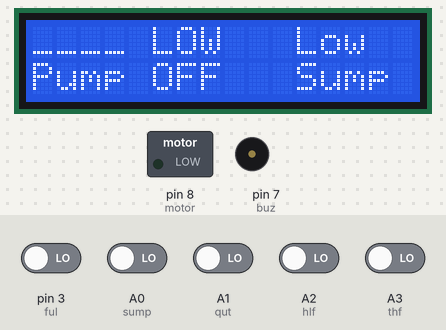
The sketch below on a simulated Arduino Uno, built with avr-gcc and run on an emulated ATmega328P. On the bench: 16×2 character LCD, switched loads named in the sketch (green lamp = pin HIGH), buzzer (waves = sounding, pin HIGH). The test bench sets the inputs (shaded band); at power-on: A0 (sump), A1 (qut), A2 (hlf), A3 (thf), pin 3 (ful) LOW.

Above: at 1.28 s.
1.3 s: A0 (sump) driven HIGH
At 1.51 s:
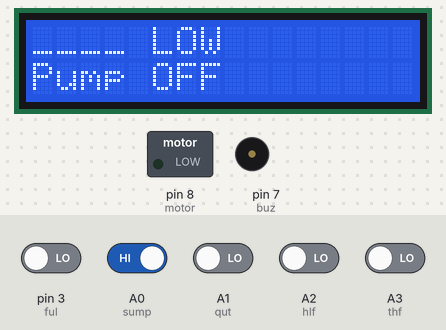
3.5 s: pin 3 (ful) driven HIGH
At 3.9 s:
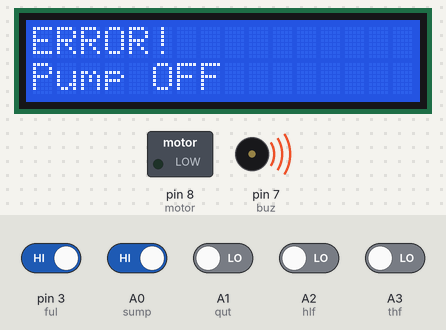
6.1 s: A0 (sump) driven LOW
At 7.0 s:
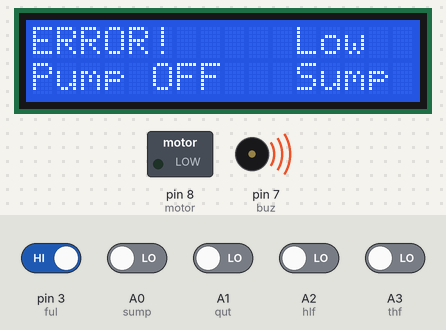
9.2 s: pin 3 (ful) driven LOW
At 10.2 s:
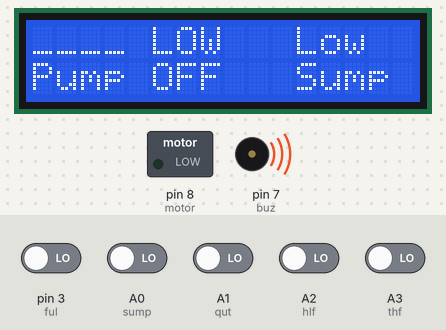
12.5 s: A1 (qut) driven HIGH
At 13.3 s:
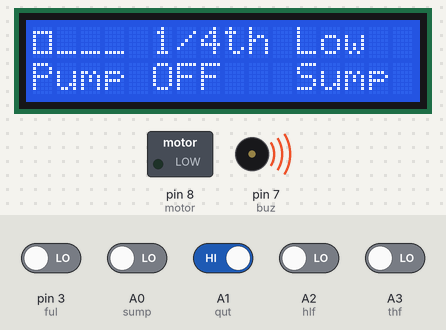
15.5 s: A2 (hlf) driven HIGH
At 16.5 s:
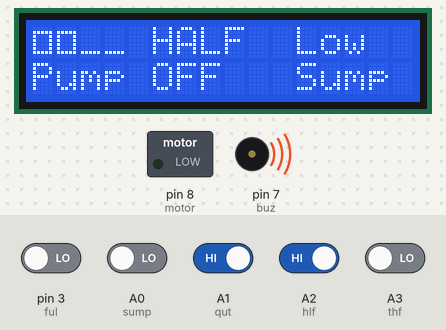
Timing chart, 0 to 19.7 s (numbered marks = the images above; inputs shaded):
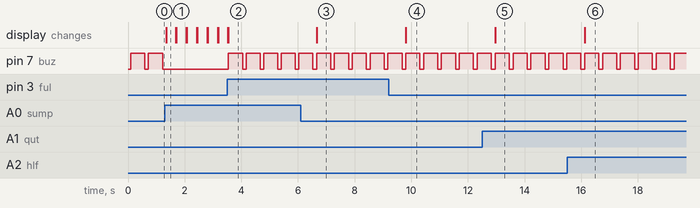

Measured:
- after the input at 1.3 s, pin 7 (buz): stops changing and stays LOW; the display: changes after 0.05 s (image 1)
- after the input at 3.5 s, pin 7 (buz): alternates HIGH for 0.50 s and LOW for 0.12 s, starting after 0.05 s; the display: first differs from a run without the input after 0.05 s (image 2)
- after the input at 6.1 s, the display: changes after 0.56 s (image 3)
- after the input at 9.2 s, the display: changes after 0.60 s (image 4)
- after the input at 12.5 s, the display: changes after 0.46 s (image 5)
- after the input at 15.5 s, the display: changes after 0.62 s (image 6)
- by itself, pin 7 (buz): alternates HIGH for 0.50 s and LOW for 0.13 s

The sketch:

water_level_test.ino
```cpp
#include <Wire.h>
#include <LiquidCrystal_I2C.h>
LiquidCrystal_I2C lcd(0x38,16,2);

int sump=A0;
int qut=A1;
int hlf=A2;
int thf=A3;
int ful=3;
int motor=8;
int buz=7;
int s;
int q;
int h;
int t;
int f;
int i;
int b=0;
int m=0;
int c=0;


void setup()
{
  lcd.init();
  lcd.backlight();

pinMode(qut,INPUT);
pinMode(hlf,INPUT);
pinMode(qut,INPUT);
pinMode(ful,INPUT);
pinMode(sump,INPUT);
pinMode(motor,OUTPUT);
pinMode(buz,OUTPUT);
digitalWrite(buz,LOW);
}

void loop()
{

i=digitalRead(motor);
s=digitalRead(sump);
q=digitalRead(qut);
h=digitalRead(hlf);
t=digitalRead(thf);
f=digitalRead(ful);
lcd.clear();

if(f==1 && t ==1 && h ==1 && q ==1 )
{
lcd.setCursor(0,0);
lcd.print(char(219));
lcd.print(char(219));
lcd.print(char(219));
lcd.print(char(219));
lcd.setCursor(5,0);
lcd.print("FULL");
m=0;
b=0;
}
else
{
if(f ==0 && t ==1 && h ==1 && q ==1)
{
lcd.setCursor(0,0);
lcd.print(char(219));
lcd.print(char(219));
lcd.print(char(219));
lcd.print("_");
lcd.setCursor(5,0);
lcd.print("3/4th");
b=0;
}
else
{
if(f ==0 && t ==0 && h ==1 && q ==1)
{
lcd.setCursor(0,0);
lcd.print(char(219));
lcd.print(char(219));
lcd.print("_");
lcd.print("_");
lcd.setCursor(5,0);
lcd.print("HALF");
m=1;
b=0;
}
else
if(f ==0 && t ==0 && h ==0 && q ==1)
{
lcd.setCursor(0,0);
lcd.print(char(219));
lcd.print("_");
lcd.print("_");
lcd.print("_");
lcd.setCursor(5,0);
lcd.print("1/4th");
b=0;
}
else
{
if(f ==0 && t ==0 && h ==0 && q ==0)
{
lcd.setCursor(0,0);
lcd.print("_");
lcd.print("_");
lcd.print("_");
lcd.print("_");
lcd.setCursor(5,0);
lcd.print("LOW");
b=0;
}
else

{
digitalWrite(motor,LOW);
lcd.setCursor(0,0);
lcd.print("ERROR!");
b=1;
}
}}}
if(i==HIGH)
{
lcd.setCursor(0,1);
lcd.print("Pump ON");
}
else
{
lcd.setCursor(0,1);
lcd.print("Pump OFF");
}


if(s==1 && m==1)
{
digitalWrite(motor,HIGH);
}
if(s==0)
{
digitalWrite(motor,LOW);
lcd.setCursor(11,0);
lcd.print("Low");
lcd.setCursor(11,1);
lcd.print("Sump");
c=1;
}
if(s==1)
{
c=0;
}

if(m==0)
{
digitalWrite(motor,LOW);
}

if(b==1 || c==1)
{
digitalWrite(buz,HIGH);
delay(500);
digitalWrite(buz,LOW);
}
else
{
digitalWrite(buz,LOW);
}
delay(100);
lcd.clear();
}
```
